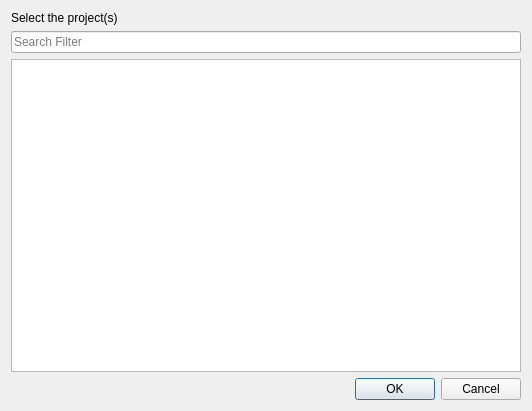
<?xml version="1.0" encoding="UTF-8"?>
<ui version="4.0">
 <class>Dialog</class>
 <widget class="QDialog" name="Dialog">
  <property name="geometry">
   <rect>
    <x>0</x>
    <y>0</y>
    <width>532</width>
    <height>411</height>
   </rect>
  </property>
  <property name="windowTitle">
   <string>Bib Entry Filter</string>
  </property>
  <layout class="QVBoxLayout" name="verticalLayout">
   <item>
    <widget class="QLabel" name="label_Directions">
     <property name="text">
      <string>Select the project(s)</string>
     </property>
    </widget>
   </item>
   <item>
    <widget class="QLineEdit" name="lineEdit_Search">
     <property name="placeholderText">
      <string>Search Filter</string>
     </property>
    </widget>
   </item>
   <item>
    <widget class="QTreeWidget" name="treeWidget_Items">
     <property name="selectionMode">
      <enum>QAbstractItemView::ExtendedSelection</enum>
     </property>
     <property name="headerHidden">
      <bool>true</bool>
     </property>
     <column>
      <property name="text">
       <string notr="true">1</string>
      </property>
     </column>
    </widget>
   </item>
   <item>
    <widget class="QDialogButtonBox" name="buttonBox">
     <property name="orientation">
      <enum>Qt::Horizontal</enum>
     </property>
     <property name="standardButtons">
      <set>QDialogButtonBox::Cancel|QDialogButtonBox::Ok</set>
     </property>
    </widget>
   </item>
  </layout>
 </widget>
 <resources/>
 <connections>
  <connection>
   <sender>buttonBox</sender>
   <signal>accepted()</signal>
   <receiver>Dialog</receiver>
   <slot>accept()</slot>
   <hints>
    <hint type="sourcelabel">
     <x>248</x>
     <y>254</y>
    </hint>
    <hint type="destinationlabel">
     <x>157</x>
     <y>274</y>
    </hint>
   </hints>
  </connection>
  <connection>
   <sender>buttonBox</sender>
   <signal>rejected()</signal>
   <receiver>Dialog</receiver>
   <slot>reject()</slot>
   <hints>
    <hint type="sourcelabel">
     <x>316</x>
     <y>260</y>
    </hint>
    <hint type="destinationlabel">
     <x>286</x>
     <y>274</y>
    </hint>
   </hints>
  </connection>
 </connections>
</ui>
